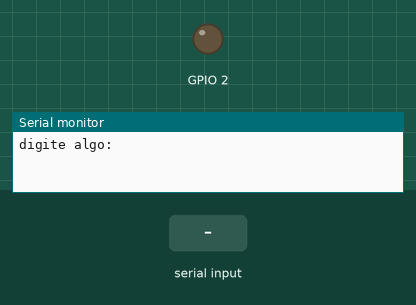
Recording of a program running on a simulated ESP32. On the bench: output pins drawn as LEDs (lit = HIGH), the last lines printed to the serial monitor. The test bench sets the inputs (shaded band). Nothing arrives over Bluetooth unless stated.

Above: at 1.2 s.
1.3 s: "ligar\n" received over Serial
At 1.9 s:
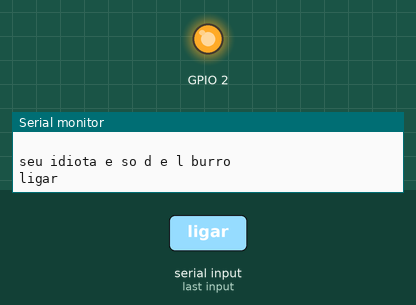
2.8 s: "desligar\n" received over Serial
At 3.6 s:
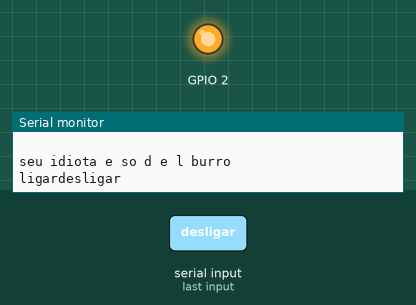
Timing chart, 0 to 5.8 s (numbered marks = the images above; inputs shaded):
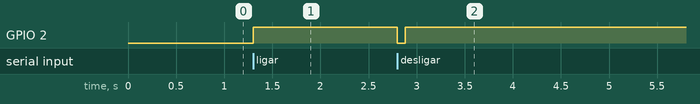

Measured:
- after the input at 1.3 s, GPIO 2: LOW → HIGH at once
- after the input at 2.8 s, GPIO 2: HIGH → LOW at once, → HIGH 0.08 s later

The program:

main.cpp
```cpp
#include <Arduino.h>
#include "BluetoothSerial.h" //adiciona o bluetooth no esp

String palavra ="";//adiciona uma palavra mais nao e recomendado

//instancia de objetos

BluetoothSerial BT;

void setup()
{
 Serial.begin(9600);
 Serial.println("digite algo:");
 pinMode(2, OUTPUT);
 BT.begin("espCastro");//da o nome no bluetooth
}

void loop()
{
 if(Serial.available())// vai virar verdadeiro quando algo algo na serial
 {
  char caractere = Serial.read(); // vai ler oq esta na serial
  Serial.printf("voce digitou %c \n\r", caractere);
//--------------------------------------------------------------------------------------------------
  if(caractere == 'l')
  {
    digitalWrite(2, HIGH);
    Serial.println("esta ligado");
  }
  else if(caractere == 'd')
  {
    digitalWrite(2, LOW);
    Serial.println("esta desligado");
  }
  else
  {
    Serial.println("seu idiota e so d e l burro");
  }
//----------------------------------------------------------------------------------------------------
  if(caractere == '\n')
  {
    Serial.println(palavra);
    palavra == "";
  }
  else if(caractere != '\n')
  {
    palavra += caractere;
  }
//------------------------------------------------------------------------------------------------------
 if(palavra.equals("ligar"))//copara se a palavra na String e igual
 {
  digitalWrite(2, HIGH);
 }

 if(palavra.equals("desligar"))
 {
  digitalWrite(2, LOW);
 }
}
//--------------------------------------bluetoof-------------------------------------------------------------------------

if(BT.available())
{
 char caracterebt = BT.read();
 if(caracterebt == '\n')
 {
  BT.println(palavra);
  palavra = "";
 }
 else if(caracterebt != '\n')
 {
  palavra += caracterebt;
 }
 if(palavra.equals("ligar"))
 {
  digitalWrite(2, HIGH);
 }

 if(palavra.equals("desligar"))
 {
  digitalWrite(2, LOW);
 }
}
 //BT.println("Guilherme gay"); manda para a serial do bluetoohf
}
// equalsignorcase nao liga se e maiuscula e minuscula
```
